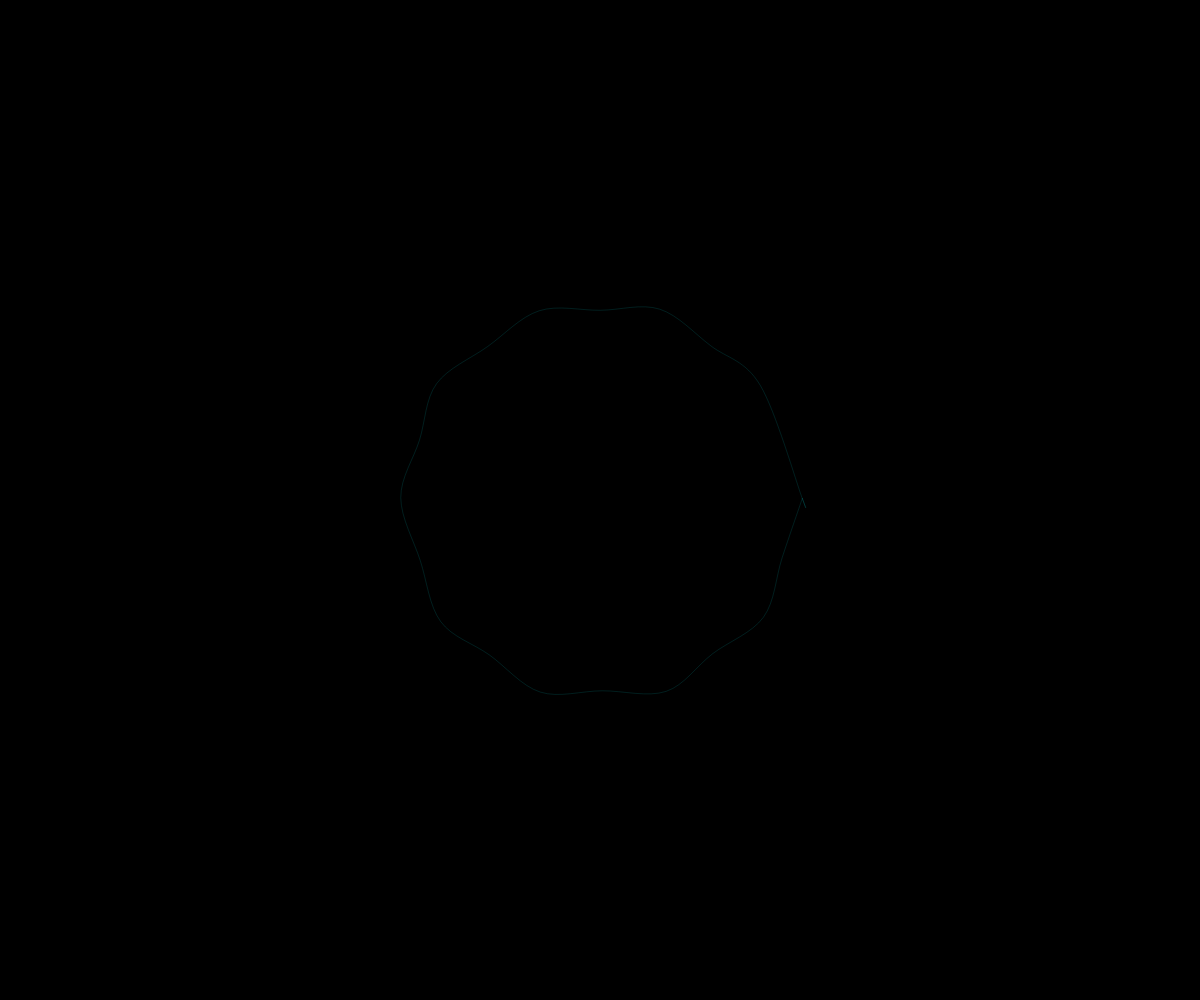
Frame 1 (no input)
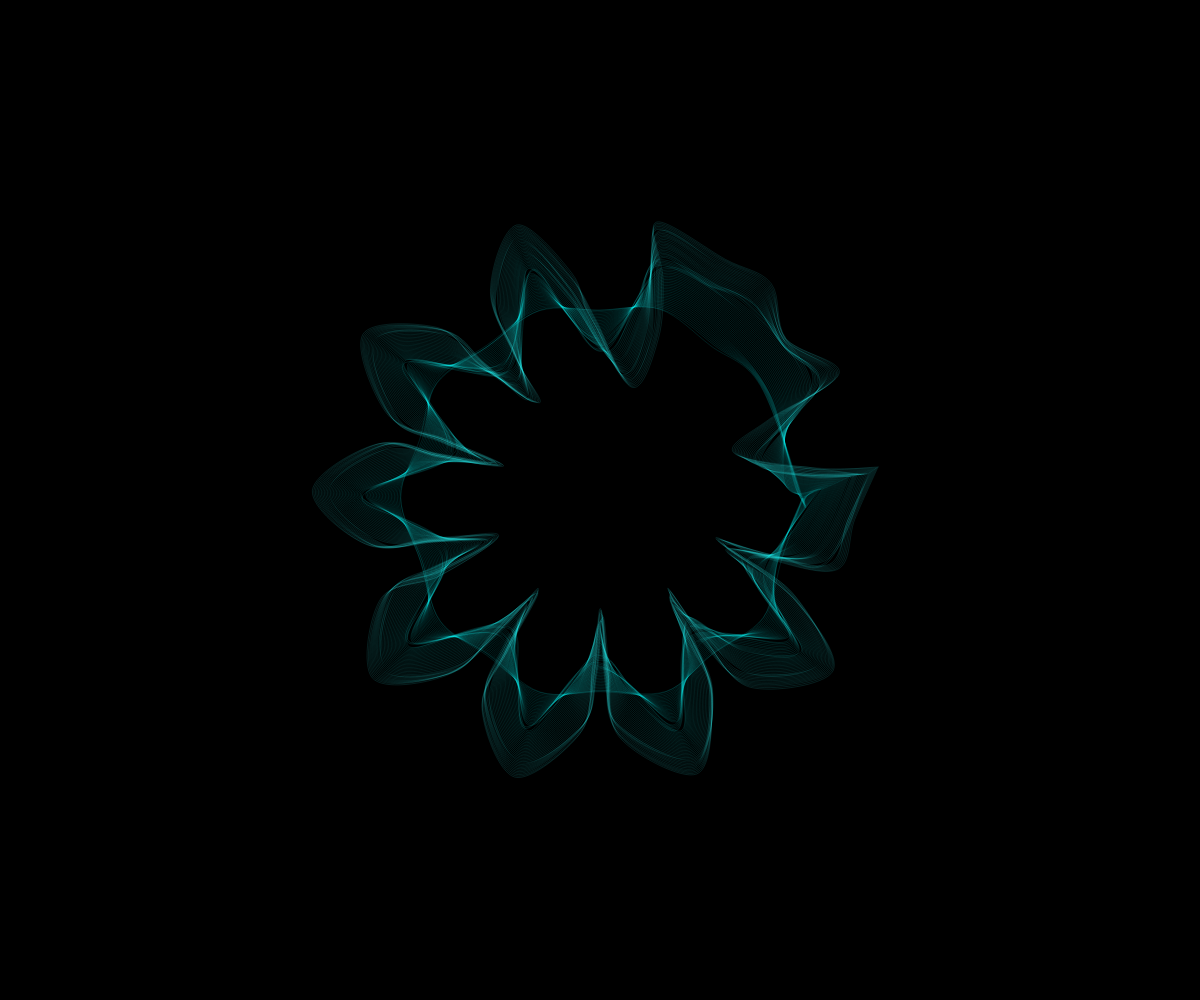
Frame 60 (no input)
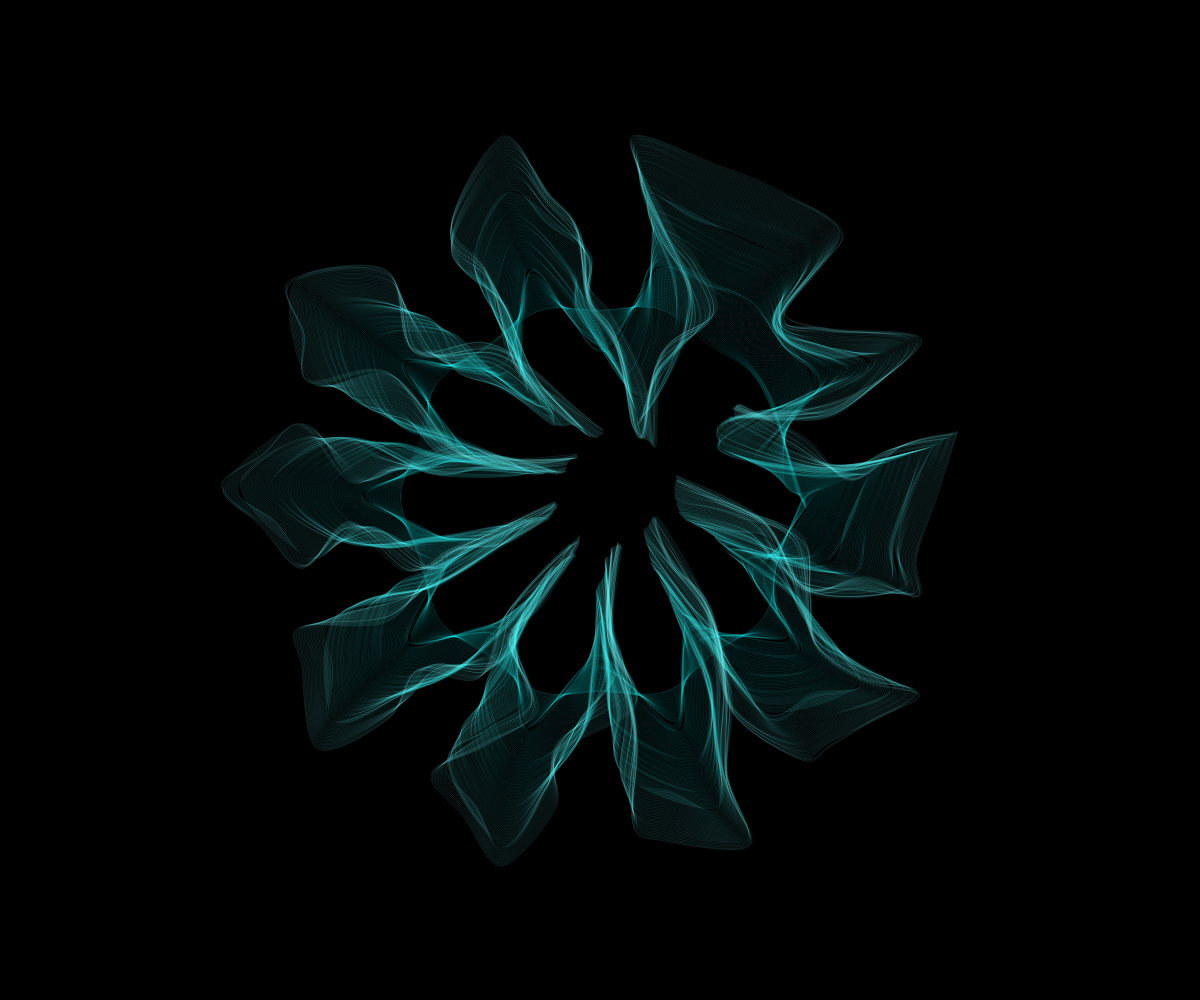
Frame 120 (the mouse pressed at the canvas centre since frame 60)

The p5.js sketch that drew these frames (run headless with seeded random() and noise() and a simulated clock; from frame 60 on, the mouse is pressed at the canvas centre):

// p5.js sketch
// ── sketch.js
let _maxForce = 20;
let _maxSpeed = 1.5;
let _start_radius = 200;
let _num_nodes = 10;
let _cohesionRate = 1.01;
let _sepDist = 100;

let nodes = [];
let color = 0;
let maxNodes = 400;
let pause = false;

let countFrame = 0;

function setup() {
    createCanvas(windowWidth, windowHeight);
    background(0);
    resetSketch();
}

function draw() {
    // background(51);
    if(countFrame >= 500) {
        resetSketch();
    }
    if(!pause){
        let index = 0;
        for(let node of nodes) {
            node.applyForces(nodes);
            node.checkDist(index, nodes);
            node.update();
            // node.drawRigid(index, nodes);
            index++;
        }
        color++;
        if(color >= 255) color = 0;
        drawSmooth(nodes, color);
    }
    countFrame++;
}

function resetSketch() {
    countFrame = 0;
    background(0);
    resetValues();
    let posX, posY;
    let angleInc = 2*PI / _num_nodes;
    for(let angle = 0; angle <= 2*PI; angle+=angleInc){
        posX = width/2 + cos(angle) * _start_radius;
        posY = height/2 + sin(angle) * _start_radius;
        nodes.push(new Node(posX, posY));
    }
}

function resetValues() {
    nodes = [];
    color = 0;
    maxNodes = 400;
    pause = false;
}

function keyPressed() {
    if (keyCode === 80) { // if 'p' is pressed
      pause = !pause;
    } else if (keyCode === 82) { // if 'r' is pressed
        setup();
    }
  }

function drawSmooth(nodes) {
    // strokeWeight(4);
    // stroke(255, 255, 255, 50);
    // point(this.position.x, this.position.y);
    noFill();
    strokeWeight(1);
    stroke(color, 255, 255, 30);
    beginShape();
    curveVertex(
        nodes[0].position.x, 
        nodes[0].position.y
    );
    for(let i = 0; i < nodes.length; i++){
        curveVertex(
            nodes[i].position.x, 
            nodes[i].position.y
        );
    }
    curveVertex(
        nodes[0].position.x, 
        nodes[0].position.y
    );
    curveVertex(
        nodes[0].position.x, 
        nodes[0].position.y
    );
    endShape();
}

class Node {
    constructor(posX, posY) {
        this.position = createVector(posX, posY);
        this.velocity = p5.Vector.random2D();
        this.velocity.setMag(random(0,4));
        this.acceleration = createVector();
        this.maxForce = _maxForce;
        this.maxSpeed = _maxSpeed;
        this.cohesionRate = _cohesionRate;
        this.separationDist = _sepDist;
    }

    checkDist(index, nodes) {
        if(nodes.length < maxNodes){
            if (index != 0 && index != nodes.length-1){
                for (let i = -1; i <= 1; i+=4) {
                    let distance = dist(
                        this.position.x,
                        this.position.y,
                        nodes[index+i].position.x,
                        nodes[index+i].position.y
                    );
                    if (distance > this.separationDist) {
                        let posX = (this.position.x + nodes[index+i].position.x) / 2;
                        let posY = (this.position.y + nodes[index+i].position.y) / 2;
                        let newNode = new Node(posX, posY);
                        nodes.splice(index+i+1, 0, newNode);
                    }
                }
            } else if (index == 0) {
                let distance = dist(
                    this.position.x,
                    this.position.y,
                    nodes[nodes.length-1].position.x,
                    nodes[nodes.length-1].position.y
                );
                if (distance > this.separationDist) {
                    let posX = (this.position.x + nodes[nodes.length-1].position.x) / 2;
                    let posY = (this.position.y + nodes[nodes.length-1].position.y) / 2;
                    let newNode = new Node(posX, posY);
                    nodes.splice(nodes.length, 0, newNode);
                }
            }
        }
    }

    separation(nodes) {
        let steer = createVector();
        let total = 0;

        for (let other_node of nodes) {
            let distance = dist(
                this.position.x,
                this.position.y,
                other_node.position.x,
                other_node.position.y
            );

            if (other_node != this && distance < this.separationDist) {
                let diff = p5.Vector.sub(this.position, other_node.position);
                diff.div(distance); // weighted by distance
                steer.add(diff);
                total++;
            }
        }

        if(total > 0) {
            steer.div(total); // avg based on nearby nodes
            steer.setMag(this.maxSpeed);
            steer.sub(this.velocity);
            steer.limit(this.maxForce);
        }

        return steer;
    }

    cohesion(nodes) {
        let sum = createVector();
        for (let index = 0; index < nodes.length; index++) {
            if (index != 0 && index != nodes.length-1) 
                sum.add(
                    nodes[index-1].position
                ).add(
                    nodes[index+1].position
                );
            else if (index == 0) // edge case 
                sum.add(
                    nodes[nodes.length-1].position
                ).add(
                    nodes[1].position
                );
            else // edge case index == node.length-1
                sum.add(
                    nodes[0].position
                ).add(
                    nodes[nodes.length-2].position
                );
        }

        sum.div(2);
        let desired = p5.Vector.sub(sum, this.position);
        desired.setMag(this.maxSpeed);
        let steer = p5.Vector.sub(desired, this.velocity);
        steer.limit(this.maxForce);

        return steer;
    }

    applyForces(nodes) {
        this.acceleration.add(this.separation(nodes));
        this.acceleration.add(this.cohesion(nodes) * this.cohesionRate);
    }

    update() {
        this.position.add(this.velocity);
        this.velocity.add(this.acceleration);
        this.velocity.limit(this.maxSpeed);
        this.acceleration.mult(0);
    }

    drawRigid(index, nodes) {
        strokeWeight(4);
        stroke(255, 255, 255, 50);
        point(this.position.x, this.position.y);
        strokeWeight(1);
        stroke(255, 255, 255, 100);
        if (index + 1 < nodes.length) {
            line(this.position.x, this.position.y, nodes[index+1].position.x, nodes[index+1].position.y);
        } else {
            line(nodes[nodes.length-1].position.x, nodes[nodes.length-1].position.y, nodes[0].position.x, nodes[0].position.y);
        }
    }
}
